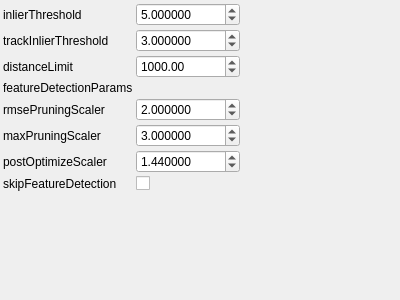
<?xml version="1.0" encoding="UTF-8"?>
<ui version="4.0">
 <class>IterativeReconstructionFeatureSelectionParamsControlWidget</class> 
 <widget class="QWidget" name="IterativeReconstructionFeatureSelectionParamsControlWidget">
  <property name="geometry">
   <rect>
    <x>0</x>
    <y>0</y>
    <width>400</width>
    <height>300</height>
   </rect>
  </property>
  <property name="windowTitle">
   <string>IterativeReconstructionFeatureSelectionParams</string>
  </property>
  <layout class="QGridLayout" name="gridLayout">
   <property name="margin">
    <number>3</number>
   </property>
   <property name="spacing">
    <number>3</number>
   </property>
    <item row="0" column="0">
     <widget class="QLabel" name="label_0">
       <property name="text">
         <string>inlierThreshold</string>
       </property>
     </widget>
    </item>
    <item row="0" column="1">
     <widget class="QDoubleSpinBox" name="inlierThresholdSpinBox">
       <property name="toolTip">
         <string>Inlier threshold</string>
       </property>
       <property name="decimals">
        <number>6</number>
       </property>
       <property name="minimum">
        <double>0</double>
       </property>
       <property name="maximum">
        <double>50000</double>
       </property>
       <property name="singleStep">
        <double>1</double>
       </property>
       <property name="value">
        <double>5</double>
       </property>
       <property name="prefix">
        <string></string>
       </property>
       <property name="suffix">
        <string></string>
       </property>
     </widget>
    </item>
    <item row="1" column="0">
     <widget class="QLabel" name="label_1">
       <property name="text">
         <string>trackInlierThreshold</string>
       </property>
     </widget>
    </item>
    <item row="1" column="1">
     <widget class="QDoubleSpinBox" name="trackInlierThresholdSpinBox">
       <property name="toolTip">
         <string>Track append threshold</string>
       </property>
       <property name="decimals">
        <number>6</number>
       </property>
       <property name="minimum">
        <double>0</double>
       </property>
       <property name="maximum">
        <double>50000</double>
       </property>
       <property name="singleStep">
        <double>1</double>
       </property>
       <property name="value">
        <double>3</double>
       </property>
       <property name="prefix">
        <string></string>
       </property>
       <property name="suffix">
        <string></string>
       </property>
     </widget>
    </item>
    <item row="2" column="0">
     <widget class="QLabel" name="label_2">
       <property name="text">
         <string>distanceLimit</string>
       </property>
     </widget>
    </item>
    <item row="2" column="1">
     <widget class="QDoubleSpinBox" name="distanceLimitSpinBox">
       <property name="toolTip">
         <string>Track distance limit</string>
       </property>
       <property name="minimum">
        <double>0</double>
       </property>
       <property name="maximum">
        <double>500000</double>
       </property>
       <property name="singleStep">
        <double>1</double>
       </property>
       <property name="value">
        <double>1000</double>
       </property>
       <property name="prefix">
        <string></string>
       </property>
       <property name="suffix">
        <string></string>
       </property>
     </widget>
    </item>
    <item row="3" column="0">
     <widget class="QLabel" name="label_3">
       <property name="text">
         <string>featureDetectionParams</string>
       </property>
     </widget>
    </item>
    <item row="3" column="1">
     <widget class="FeatureDetectionParamsControlWidget" name="featureDetectionParamsControlWidget">
       <property name="toolTip">
         <string>featureDetectionParams</string>
       </property>
     </widget>
    </item>
    <item row="4" column="0">
     <widget class="QLabel" name="label_4">
       <property name="text">
         <string>rmsePruningScaler</string>
       </property>
     </widget>
    </item>
    <item row="4" column="1">
     <widget class="QDoubleSpinBox" name="rmsePruningScalerSpinBox">
       <property name="toolTip">
         <string>RMSE pruning scaler</string>
       </property>
       <property name="decimals">
        <number>6</number>
       </property>
       <property name="minimum">
        <double>0</double>
       </property>
       <property name="maximum">
        <double>10000</double>
       </property>
       <property name="singleStep">
        <double>1</double>
       </property>
       <property name="value">
        <double>2</double>
       </property>
       <property name="prefix">
        <string></string>
       </property>
       <property name="suffix">
        <string></string>
       </property>
     </widget>
    </item>
    <item row="5" column="0">
     <widget class="QLabel" name="label_5">
       <property name="text">
         <string>maxPruningScaler</string>
       </property>
     </widget>
    </item>
    <item row="5" column="1">
     <widget class="QDoubleSpinBox" name="maxPruningScalerSpinBox">
       <property name="toolTip">
         <string>Max pruning scaler</string>
       </property>
       <property name="decimals">
        <number>6</number>
       </property>
       <property name="minimum">
        <double>0</double>
       </property>
       <property name="maximum">
        <double>10000</double>
       </property>
       <property name="singleStep">
        <double>1</double>
       </property>
       <property name="value">
        <double>3</double>
       </property>
       <property name="prefix">
        <string></string>
       </property>
       <property name="suffix">
        <string></string>
       </property>
     </widget>
    </item>
    <item row="6" column="0">
     <widget class="QLabel" name="label_6">
       <property name="text">
         <string>postOptimizeScaler</string>
       </property>
     </widget>
    </item>
    <item row="6" column="1">
     <widget class="QDoubleSpinBox" name="postOptimizeScalerSpinBox">
       <property name="toolTip">
         <string>Post optimize threshold scaler</string>
       </property>
       <property name="decimals">
        <number>6</number>
       </property>
       <property name="minimum">
        <double>0</double>
       </property>
       <property name="maximum">
        <double>10000</double>
       </property>
       <property name="singleStep">
        <double>1</double>
       </property>
       <property name="value">
        <double>1.44</double>
       </property>
     </widget>
    </item>
    <item row="7" column="0">
     <widget class="QLabel" name="label_7">
       <property name="text">
         <string>skipFeatureDetection</string>
       </property>
     </widget>
    </item>
    <item row="7" column="1">
     <widget class="QCheckBox" name="skipFeatureDetectionCheckBox">
       <property name="toolTip">
         <string>Skip feature detection</string>
       </property>
       <property name="checked">
           <bool>0</bool>
       </property>
     </widget>
    </item>
   <item row="8" column="0">
    <spacer name="verticalSpacer">
     <property name="orientation">
      <enum>Qt::Vertical</enum>
     </property>
     <property name="sizeHint" stdset="0">
      <size>
       <width>0</width>
       <height>0</height>
      </size>
     </property>
    </spacer>
   </item>
   <item row="8" column="2">
    <spacer name="horizontalSpacer">
     <property name="orientation">
      <enum>Qt::Horizontal</enum>
     </property>
     <property name="sizeHint" stdset="0">
      <size>
       <width>0</width>
       <height>0</height>
      </size>
     </property>
    </spacer>
   </item>
  </layout>
 </widget>
 <layoutdefault spacing="3" margin="3"/>
 <resources/>
 <connections>
  <connection>
   <sender>inlierThresholdSpinBox</sender>
   <signal>valueChanged(double)</signal>
   <receiver>IterativeReconstructionFeatureSelectionParamsControlWidget</receiver>
   <slot>changeParameters()</slot>
  </connection>
  <connection>
   <sender>trackInlierThresholdSpinBox</sender>
   <signal>valueChanged(double)</signal>
   <receiver>IterativeReconstructionFeatureSelectionParamsControlWidget</receiver>
   <slot>changeParameters()</slot>
  </connection>
  <connection>
   <sender>distanceLimitSpinBox</sender>
   <signal>valueChanged(double)</signal>
   <receiver>IterativeReconstructionFeatureSelectionParamsControlWidget</receiver>
   <slot>changeParameters()</slot>
  </connection>
  <connection>
   <sender>featureDetectionParamsControlWidget</sender>
   <signal>paramsChanged()</signal>
   <receiver>IterativeReconstructionFeatureSelectionParamsControlWidget</receiver>
   <slot>changeParameters()</slot>
  </connection>
  <connection>
   <sender>rmsePruningScalerSpinBox</sender>
   <signal>valueChanged(double)</signal>
   <receiver>IterativeReconstructionFeatureSelectionParamsControlWidget</receiver>
   <slot>changeParameters()</slot>
  </connection>
  <connection>
   <sender>maxPruningScalerSpinBox</sender>
   <signal>valueChanged(double)</signal>
   <receiver>IterativeReconstructionFeatureSelectionParamsControlWidget</receiver>
   <slot>changeParameters()</slot>
  </connection>
  <connection>
   <sender>postOptimizeScalerSpinBox</sender>
   <signal>valueChanged(double)</signal>
   <receiver>IterativeReconstructionFeatureSelectionParamsControlWidget</receiver>
   <slot>changeParameters()</slot>
  </connection>
  <connection>
   <sender>skipFeatureDetectionCheckBox</sender>
   <signal>stateChanged(int)</signal>
   <receiver>IterativeReconstructionFeatureSelectionParamsControlWidget</receiver>
   <slot>changeParameters()</slot>
  </connection>
 </connections>
 <slots>
  <slot>changeParameters()</slot>
 </slots>
 <customwidgets>
  <customwidget>
   <class>FeatureDetectionParamsControlWidget</class>
   <extends>QWidget</extends>
   <header>featureDetectionParamsControlWidget.h</header>
   <container>1</container>
  </customwidget>
 </customwidgets>
</ui>
